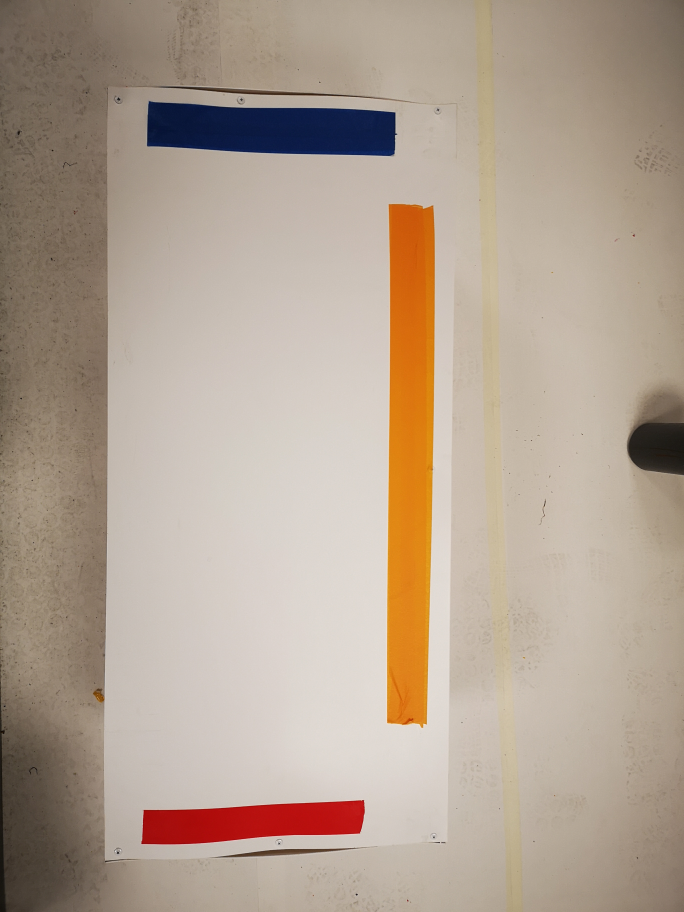
#> input picture Bildebehandling/Bilder/Fotomosaikk/SS1_ (1).jpg, 2736 x 3648 px (shown at 1/4 size)
$ python -i tools.py   (imports and definitions only)
#> lines starting #> are read from the running program, lines starting #| are printed output that depends on the picture; after the words box and inside, x2 and y2 are one past the last pixel; in counts of white or black regions, pixels touching at a corner belong together
#> further down, picture is the input picture: shape (3648, 2736, 3); mean B, G, R 145.7, 161.3, 177.9
import cv2
import numpy as np
import matplotlib.pyplot as plt


class ObjectTotal:
    # [61 lines left out: functions __init__, set_before, get_bokses, draw_rectangles, show, get_contour, not called in this run]


class Template:
    # [4 lines left out: function __init__, not called in this run]

    def show(self):
        # plt.figure()
        plt.imshow(self.image)


# [4 lines left out: function make_template, not called in this run]


class ObjectPart:
    __id = 0  # unik id for hver del, gjør det lettere å se hva som forsvinner/står igjen.
    # Hva hver del av korallrevet trenger

    # [30 lines left out: functions __init__, get_rectangle, set_color, not called in this run]

    def get_color_txt(self):
        if self.col == (0, 255, 0):
            text = 'green'

    def __str__(self):
        return f'id er {self._id}'

    def __repr__(self):
        return self.__str__()


# [168 lines left out: functions lilla_contour, remove_noise, biggest_contour_roi, crop_image, compute_iou, filter_overlap and 4 more, not called in this run]


def extract_color(image, hue=(121, 177), crop=True):
#> called with hue = (121, 177), crop = True
    blob_size = 5
    img_hsv = cv2.cvtColor(image, cv2.COLOR_BGR2HSV)
#> img_hsv: shape (3648, 2736, 3); mean H, S, V 17, 51.9, 178.9
    color_low = np.array([hue[0], 60, 50])
    color_high = np.array([hue[1], 200, 221])
    mask = cv2.inRange(img_hsv, color_low, color_high)  # lager maske
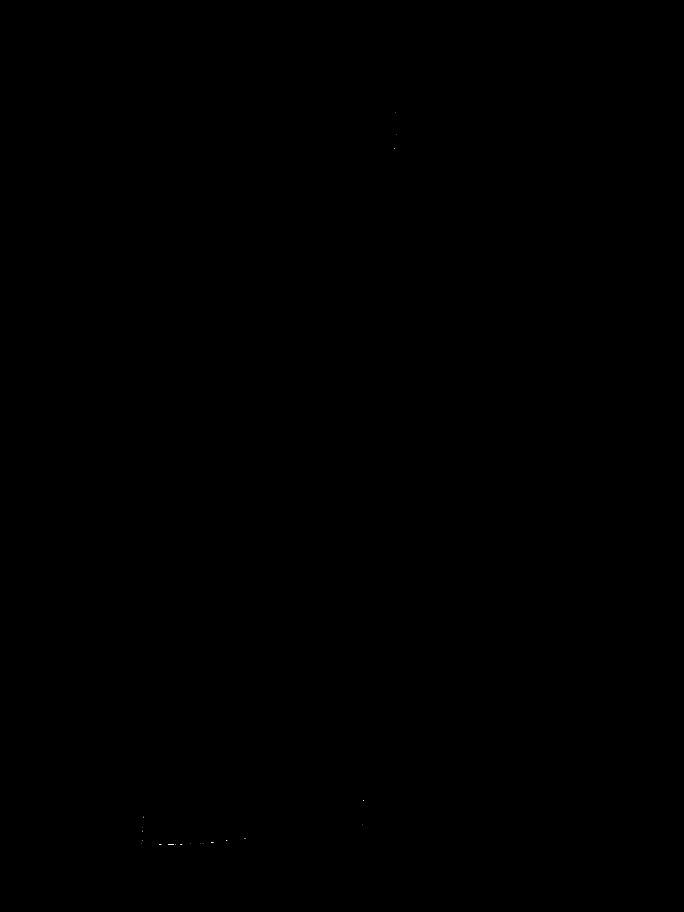
#> mask: shape (3648, 2736) (shown at 1/4 size); 0% white in thin lines or dots, all inside (x1, y1, x2, y2) = (566, 450, 1585, 3378)
    res = cv2.bitwise_and(image, image, mask=mask)  # Bildet som representerer fargen i korallrevet
    # koden over, bitwise and brukes for å sortere ut de lilla pikslene som vi er interreserte i.
    res = cv2.cvtColor(res, cv2.COLOR_HSV2BGR)  # Gjør til BGR
    res = cv2.cvtColor(res, cv2.COLOR_BGR2GRAY)  # Gjør til gråskala
#> res: shape (3648, 2736)
    kernel = np.ones((blob_size, blob_size), np.uint8)
    retur_img = cv2.morphologyEx(res, cv2.MORPH_CLOSE, kernel)
    ret, res = cv2.threshold(retur_img, 90, 250, cv2.THRESH_BINARY)
#> res: shape (3648, 2736); values 0 (black) and 250 (white), 0% white in thin lines or dots, all inside (x1, y1, x2, y2) = (566, 3200, 1456, 3378)
    contours, hir = cv2.findContours(res, 1, 2)
#> contours = 17 contours, all with area under 20; hir = 17 rows, first 6: [1, -1, -1, -1], [2, 0, -1, -1], [3, 1, -1, -1], [4, 2, -1, -1], [5, 3, -1, -1], [6, 4, -1, -1]
    biggest_cont = max(contours, key=cv2.contourArea)
#> biggest_cont = [[1453, 3200], [1453, 3201], [1455, 3201], [1455, 3200]]
    x, y, w, h = cv2.boundingRect(biggest_cont)
#> x = 1453; y = 3200; w = 3; h = 2
    if crop:
        img_cropped = image[y:y + h, x:x + w]
        contour_cropped = res[y:y + h, x:x + w]
#> contour_cropped = [[250, 250, 250], [250, 250, 250]]
    else:
        img_cropped = image
        contour_cropped = res
    return contour_cropped, img_cropped


# [7 lines left out: function crop_filename, not called in this run]

>>> import cv2
>>> picture = cv2.imread('Bilder/Fotomosaikk/SS1_ (1).jpg')
>>> result = extract_color(picture)
